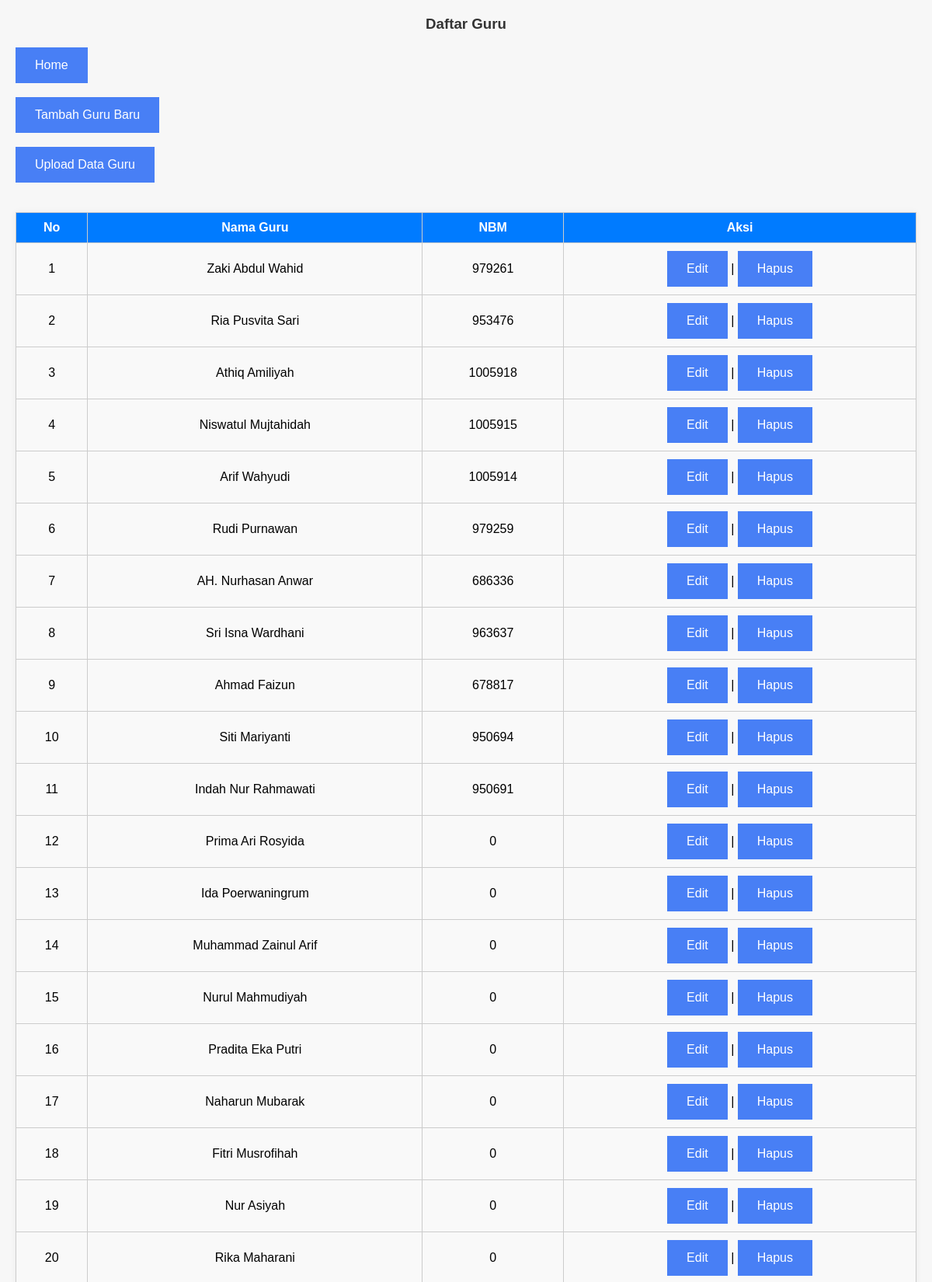
Screenshot of /list_guru.php (upper part) with the database file from the repository.
### tables this page shows
CREATE TABLE `guru` (
  `id` int(11) NOT NULL,
  `nbm` int(11) NOT NULL,
  `nama` varchar(100) NOT NULL
);

### list_guru.php (the view, shortened to what this page needs)
<?php
include 'config.php';
$data_guru = mysqli_query($koneksi, "SELECT * FROM guru");
?>
<head>
    <link rel="stylesheet" href="style.css">
</head>
<h3>Daftar Guru</h3>
<a href="index.php">Home</a>
<a href="input_guru.php">Tambah Guru Baru</a>
<a href="upload_guru.php">Upload Data Guru</a>
<table border="1" cellpadding="5" cellspacing="0">
    <tr>
        <th>No</th>
        <th>Nama Guru</th>
        <th>NBM</th>
        <th>Aksi</th>
    </tr>
    <?php $no = 1; ?>
    <?php while ($guru = mysqli_fetch_assoc($data_guru)) : ?>
    <tr>
        <td><?= $no++ ?></td>
        <td><?= htmlspecialchars($guru['nama']) ?></td>
        <td><?= htmlspecialchars($guru['nbm']) ?></td>
        <td>
            <a href="edit_guru.php?id=<?= $guru['id'] ?>">Edit</a> |
            <a href="hapus_guru.php?id=<?= $guru['id'] ?>" onclick="return confirm('Yakin ingin menghapus?')">Hapus</a>
        </td>
    </tr>
    <?php endwhile; ?>
</table>

### style.css (style rules this page uses)
h2, h3 { text-align: center; color: #333; }
table { width: 100%; margin: 20px auto; border-collapse: collapse; background: white; box-shadow: 0 0 8px rgba(0,0,0,0.05); }
table, th, td { border: 1px solid #ccc; }
th, td { text-align: center; padding: 10px; }
th { background-color: #007bff; color: white; }
td { background-color: #f9f9f9; }
a { color: #007bff; text-decoration: none; }
a:link, a:visited { background-color: #f4a236; color: white; padding: 14px 25px; text-align: center; text-decoration: none; display: inline-block; }

### list_guru.php (style rules this page uses)
a:link, a:visited { background-color:rgb(72, 127, 245); color: white; padding: 14px 25px; text-align: center; text-decoration: none; display: inline-block; }

### rows the page displays
guru: nama "Zaki Abdul Wahid", nbm "979261"
guru: nama "Ria Pusvita Sari", nbm "953476"
guru: nama "Athiq Amiliyah", nbm "1005918"
guru: nama "Niswatul Mujtahidah", nbm "1005915"
guru: nama "Arif Wahyudi", nbm "1005914"
guru: nama "Rudi Purnawan", nbm "979259"
guru: nama "AH. Nurhasan Anwar", nbm "686336"
guru: nama "Sri Isna Wardhani", nbm "963637"
guru: nama "Ahmad Faizun", nbm "678817"
guru: nama "Siti Mariyanti", nbm "950694"
guru: nama "Indah Nur Rahmawati", nbm "950691"
guru: nama "Prima Ari Rosyida", nbm "0"
guru: nama "Ida Poerwaningrum", nbm "0"
guru: nama "Muhammad Zainul Arif", nbm "0"
guru: nama "Nurul Mahmudiyah", nbm "0"
guru: nama "Pradita Eka Putri", nbm "0"
guru: nama "Naharun Mubarak", nbm "0"
guru: nama "Fitri Musrofihah", nbm "0"
guru: nama "Nur Asiyah", nbm "0"
guru: nama "Rika Maharani", nbm "0"
